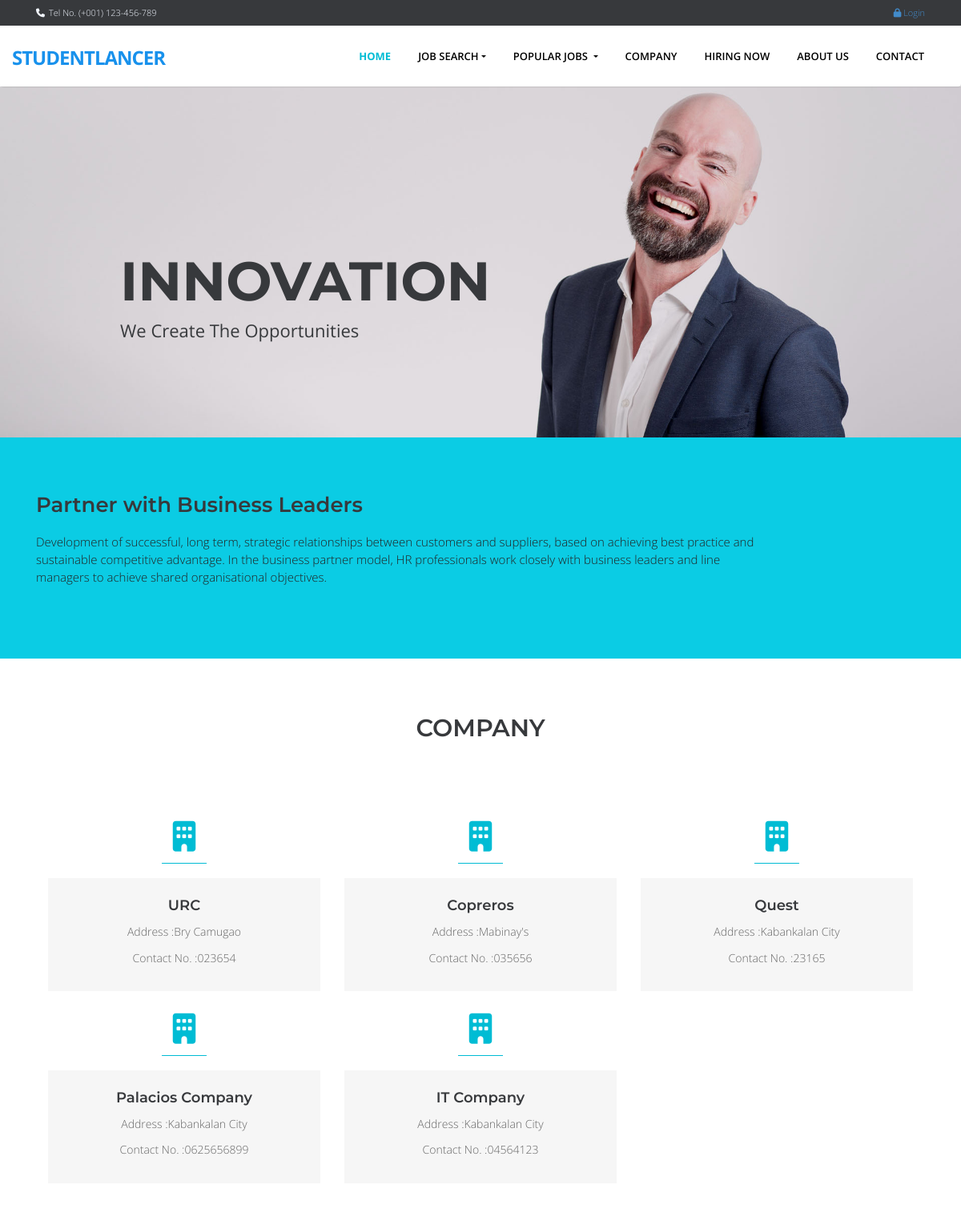
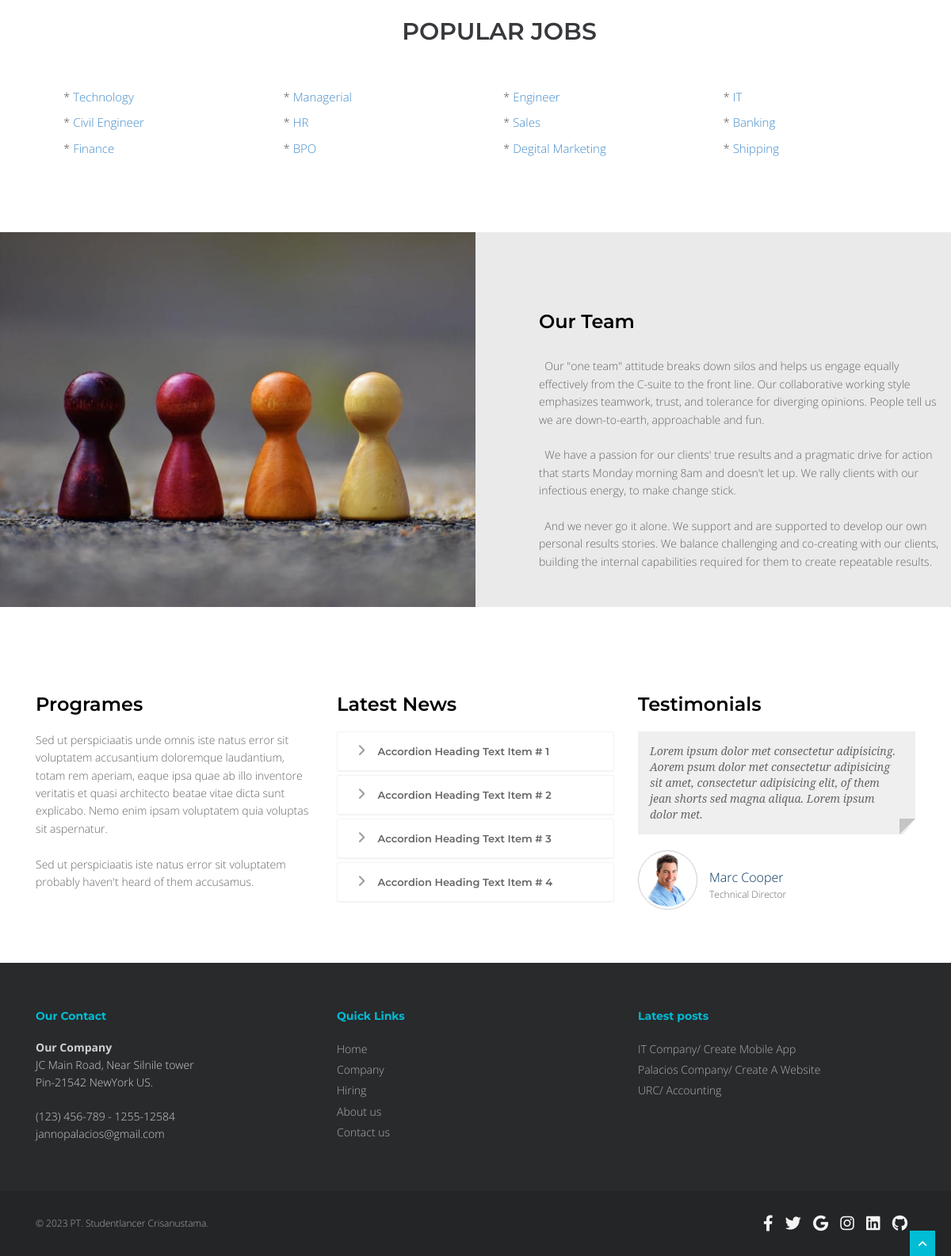
The page / on the database its author committed (2 pictures, top to bottom).
### tables this page shows
CREATE TABLE `tblcompany` (
  `COMPANYID` int(11) NOT NULL,
  `COMPANYNAME` varchar(90) NOT NULL,
  `COMPANYADDRESS` varchar(90) NOT NULL,
  `COMPANYCONTACTNO` varchar(30) NOT NULL,
  `COMPANYSTATUS` varchar(90) NOT NULL,
  `COMPANYMISSION` text NOT NULL
);

CREATE TABLE `tblcategory` (
  `CATEGORYID` int(11) NOT NULL,
  `CATEGORY` varchar(250) NOT NULL
);

CREATE TABLE `tbljob` (
  `JOBID` int(11) NOT NULL,
  `COMPANYID` int(11) NOT NULL,
  `CATEGORY` varchar(250) NOT NULL,
  `OCCUPATIONTITLE` varchar(90) NOT NULL,
  `REQ_NO_EMPLOYEES` int(11) NOT NULL,
  `SALARIES` double NOT NULL,
  `DURATION_EMPLOYEMENT` varchar(90) NOT NULL,
  `QUALIFICATION_WORKEXPERIENCE` text NOT NULL,
  `JOBDESCRIPTION` text NOT NULL,
  `PREFEREDSEX` varchar(30) NOT NULL,
  `SECTOR_VACANCY` text NOT NULL,
  `JOBSTATUS` varchar(90) NOT NULL,
  `DATEPOSTED` datetime NOT NULL
);

### home.php (the view, shortened to what the rows shown need)
<section id="content">
<div class="container">
      <div class="row">
    <div class="col-md-12">
      <div class="aligncenter"><h2 class="aligncenter">Company</h2></div>
      <br/>
    </div>
  </div>
  <?php
    $sql = "SELECT * FROM `tblcompany`";
    $mydb->setQuery($sql);
    $comp = $mydb->loadResultList();
    foreach ($comp as $company ) {
  ?>
          <div class="col-sm-4 info-blocks">
              <i class="icon-info-blocks fa fa-building-o"></i>
              <div class="info-blocks-in">
                  <h3><?php echo $company->COMPANYNAME;?></h3>
                  <p>Address :<?php echo $company->COMPANYADDRESS;?></p>
                  <p>Contact No. :<?php echo $company->COMPANYCONTACTNO;?></p>
              </div>
          </div>
  <?php } ?>
</div>
</section>
<section class="section-padding gray-bg">
  <div class="container">
    <div class="row">
      <div class="col-md-12">
        <div class="section-title text-center">
          <h2 >Popular Jobs</h2>
        </div>
      </div>
    </div>
    <div class="row">
      <div class="col-md-12 ">
        <?php
          $sql = "SELECT * FROM `tblcategory`";
          $mydb->setQuery($sql);
          $cur = $mydb->loadResultList();
          foreach ($cur as $result) {
            echo '<div class="col-md-3" style="font-size:15px;padding:5px">* <a href="'.web_root.'index.php?q=category&search='.$result->CATEGORY.'">'.$result->CATEGORY.'</a></div>';
          }
        ?>
      </div>
    </div>
  </div>
</section>

### theme/templates.php (shortened to what the rows shown need)
<!DOCTYPE html>
<html lang="en">
<head>
  <link href="https://cdn.jsdelivr.net/npm/bootstrap@5.2.1/dist/css/bootstrap.min.css" rel="stylesheet" />
  <link href="<?php echo web_root; ?>plugins/home-plugins/css/bootstrap.min.css" rel="stylesheet" />
  <link href="<?php echo web_root; ?>plugins/home-plugins/css/fancybox/jquery.fancybox.css" rel="stylesheet">
  <link href="<?php echo web_root; ?>plugins/home-plugins/css/flexslider.css" rel="stylesheet" />
  <link href="<?php echo web_root; ?>plugins/home-plugins/css/style.css" rel="stylesheet" />
  <link href="https://unpkg.com/aos@2.3.1/dist/aos.css" rel="stylesheet" />
  <link rel="stylesheet" href="<?php echo web_root; ?>plugins/font-awesome/css/font-awesome.min.css">
  <link rel="stylesheet" href="https://cdnjs.cloudflare.com/ajax/libs/font-awesome/6.3.0/css/all.min.css" />
  <link rel="stylesheet" href="<?php echo web_root; ?>plugins/dataTables/jquery.dataTables.min.css">
  <link rel="stylesheet" href="<?php echo web_root; ?>plugins/dataTables/jquery.dataTables_themeroller.css">
  <link href="<?php echo web_root; ?>plugins/datepicker/bootstrap-datetimepicker.min.css" rel="stylesheet" media="screen">
  <link href="<?php echo web_root; ?>plugins/datepicker/datepicker3.css" rel="stylesheet" media="screen">
</head>
<body>
  <div id="wrapper" class="home-page">
                  <?php
                   $sql = "SELECT * FROM `tblcategory` LIMIT 10";
                   $mydb->setQuery($sql);
                   ?>
    <?php
     require_once $content;
     ?>
    <footer>
      <div class="container">
        <div class="row">
          <div class="col-md-4 col-sm-4">
            <div class="widget">
              <ul class="link-list">
                <?php
                 $sql = "SELECT * FROM `tblcompany` c,`tbljob` j WHERE c.`COMPANYID`=j.`COMPANYID`   ORDER BY DATEPOSTED DESC LIMIT 3";
                 $mydb->setQuery($sql);
                 $cur = $mydb->loadResultList();
                 foreach ($cur as $result) {
                   echo ' <li><a href="' . web_root . 'index.php?q=viewjob&search=' . $result->JOBID . '">' . $result->COMPANYNAME . '/ ' . $result->OCCUPATIONTITLE . '</a></li>';
                 }
                 ?>
              </ul>
            </div>
          </div>
        </div>
      </div>
    </footer>
  </div>
</body>
</html>

### rows shown on the page
tblcompany: COMPANYNAME "URC", COMPANYADDRESS "Bry Camugao", COMPANYCONTACTNO "023654"
tblcompany: COMPANYNAME "Copreros", COMPANYADDRESS "Mabinay's", COMPANYCONTACTNO "035656"
tblcompany: COMPANYNAME "Quest", COMPANYADDRESS "Kabankalan City", COMPANYCONTACTNO "23165"
tblcompany: COMPANYNAME "Palacios Company", COMPANYADDRESS "Kabankalan City", COMPANYCONTACTNO "0625656899"
tblcompany: COMPANYNAME "IT Company", COMPANYADDRESS "Kabankalan City", COMPANYCONTACTNO "04564123"
tblcategory: CATEGORY "Technology"
tblcategory: CATEGORY "Managerial"
tblcategory: CATEGORY "Engineer"
tblcategory: CATEGORY "IT"
tblcategory: CATEGORY "Civil Engineer"
tblcategory: CATEGORY "HR"
tblcategory: CATEGORY "Sales"
tblcategory: CATEGORY "Banking"
tblcategory: CATEGORY "Finance"
tblcategory: CATEGORY "BPO"
tblcategory: CATEGORY "Degital Marketing"
tblcategory: CATEGORY "Shipping"
tbljob: COMPANYID.COMPANYNAME "IT Company", OCCUPATIONTITLE "Create Mobile App"
tbljob: COMPANYID.COMPANYNAME "Palacios Company", OCCUPATIONTITLE "Create A Website"
tbljob: COMPANYID.COMPANYNAME "URC", OCCUPATIONTITLE "Accounting"
